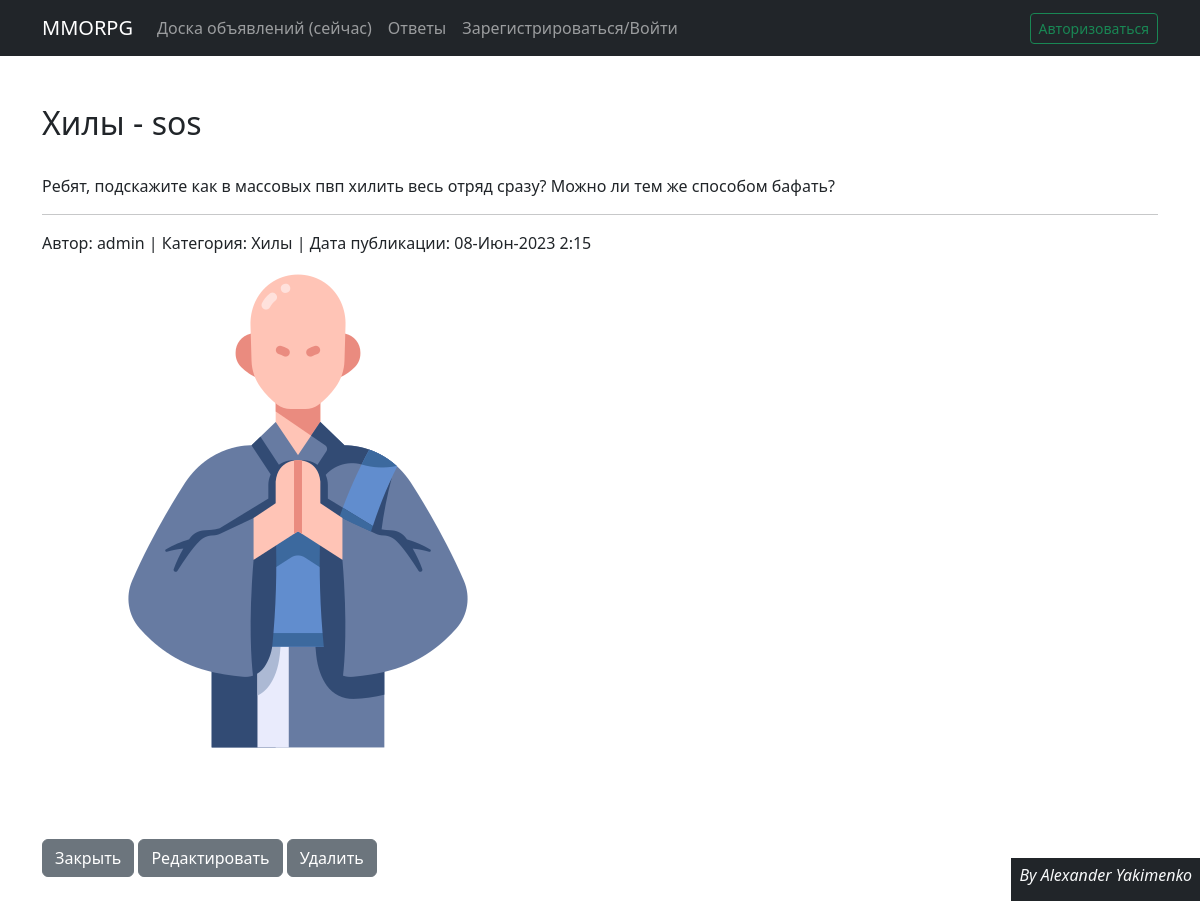
The page /post/2 on the database as committed earlier.
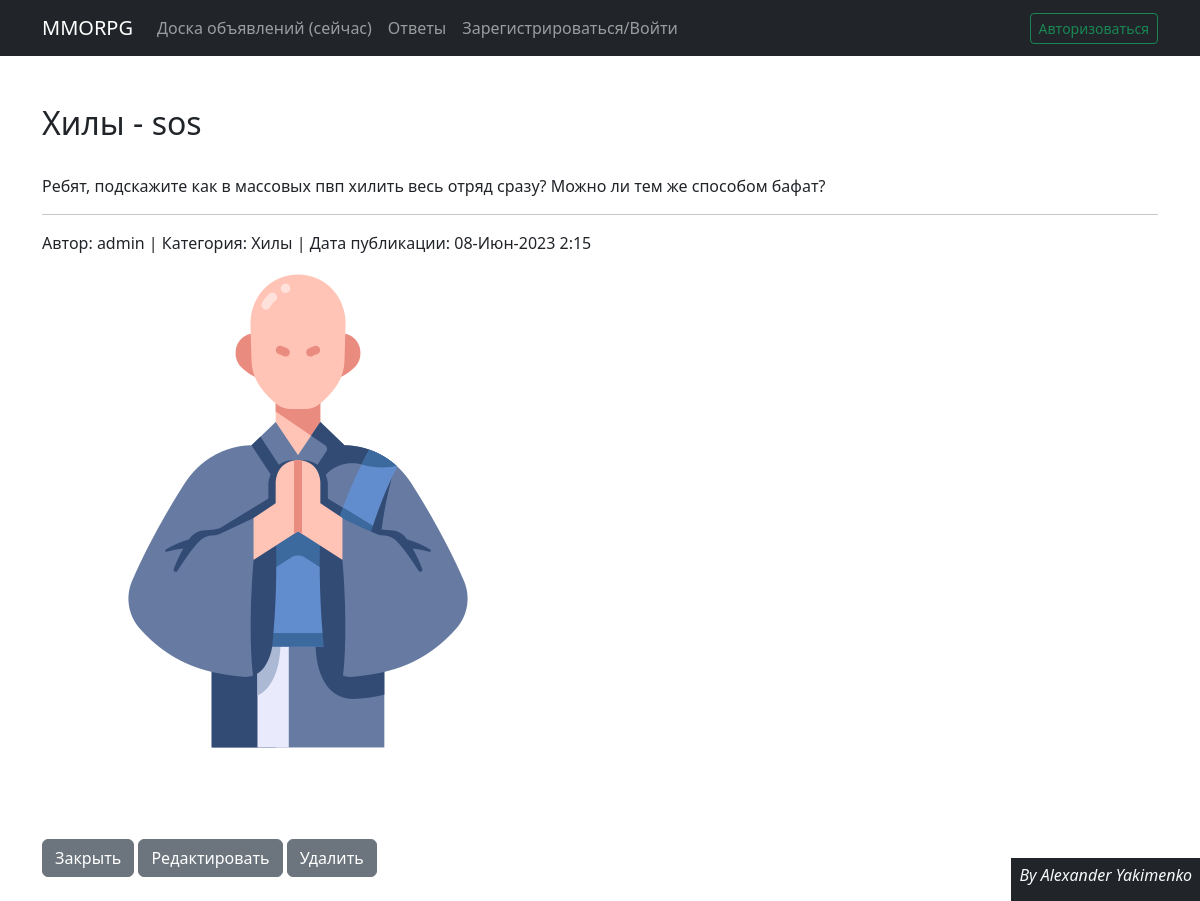
The same page on the database as committed later.
### callboard/models.py (models this page shows, shortened)
class Post(models.Model):
    author = models.ForeignKey(User, on_delete=models.CASCADE)
    CAT = (('tanks', 'Танки'),
           ('healers', 'Хилы'),
           ('damage_dealers', 'ДД'),
           ('dealers', 'Торговцы'),
           ('gildmasters', 'Гилдмастеры'),
           ('quest_givers', 'Квестгиверы'),
           ('blacksmiths', 'Кузнецы'),
           ('tanners', 'Кожевники'),
           ('potion_makers', 'Зельевары'),
           ('spell_masters', 'Мастера заклинаний'))
    category = models.CharField(max_length=15, choices=CAT, verbose_name='Категория')
    dateCreation = models.DateTimeField(auto_now_add=True)
    title = models.CharField(max_length=256, verbose_name='Название')
    text = models.TextField()
    image = models.ImageField(upload_to='media/', blank=True)
    objects = models.Manager()

### callboard/views.py (the view)
# urls.py: path('post/<int:pk>', PostItem.as_view()),
class PostItem(DetailView):
    model = Post
    template_name = 'post_item.html'
    context_object_name = 'post'
    def get_context_data(self, **kwargs):
        context = super().get_context_data(**kwargs)
        if Response.objects.filter(author_id=self.request.user.id).filter(post_id=self.kwargs.get('pk')):
            context['respond'] = "Откликнулся"
        elif self.request.user == Post.objects.get(pk=self.kwargs.get('pk')).author:
            context['respond'] = "Мое_объявление"
        return context

### templates/post_item.html (shortened to what this page needs)
{% extends 'default.html' %}
{% block content %}
    <br><br>
    {% autoescape off %}
    <h2>{{ post.title }}</h2><br>
    <span>{{ post.text }}<br></span>
    {% endautoescape %}
    <hr>
    <span>Автор: {{ post.author }}</span>
    <span>| Категория: {{ post.get_category_display }}</span>
    <span>| Дата публикации: {{ post.dateCreation|date:'d-M-Y f' }}</span>
{% if post.image %}
<figure class="mb-4"><img class="img-fluid rounded" src="/media/media/japan_monk_asia_religion_zen_buddhist_japanese_traditional_icon_127311.png" alt="какое то img"/></figure>
{% else %}
<figure class="mb-4"><img class="img-fluid rounded" src="https://dummyimage.com/900x400/ced4da/6c757d.jpg" alt="..."/>
</figure>
{% endif %}
    <br><br>
    <a class="btn btn-secondary" href="{% url 'index' %}" role="button">Закрыть</a>
    <a class="btn btn-secondary" href="/post/{{ post.id }}/edit" role="button">Редактировать</a>
    <a class="btn btn-secondary" href="/post/{{ post.id }}/delete" role="button">Удалить</a>
    <br><br>
{% endblock content %}

Rows that differ between the two databases and show on the page:
changed Post "Хилы - sos": text "Ребят, подскажите как в массовых пвп хилить весь отряд сразу? Можно ли тем же способом бафать?" → "Ребят, подскажите как в массовых пвп хилить весь отряд сразу? Можно ли тем же способом бафат?"
